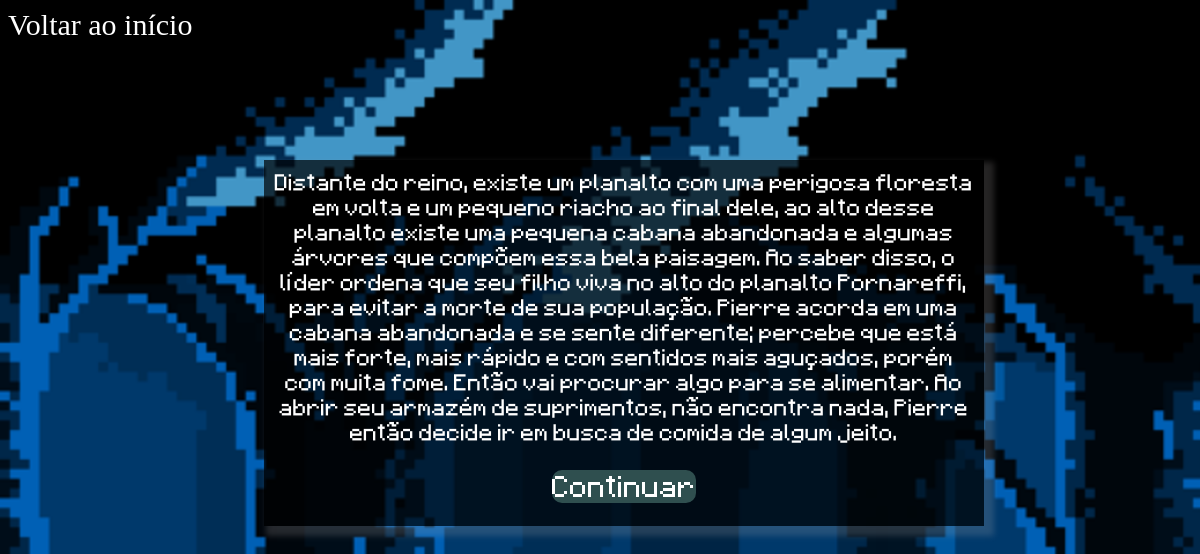
Screenshot of /prog/jogo.php?id=2 with the database file from the repository.
### tables this page shows
CREATE TABLE IF NOT EXISTS `historia` (
  `id_historia` int NOT NULL AUTO_INCREMENT,
  `texto` text NOT NULL,
  `fim` int NOT NULL,
  PRIMARY KEY (`id_historia`)
);

CREATE TABLE IF NOT EXISTS `escolha` (
  `id_escolha` int NOT NULL AUTO_INCREMENT,
  `opcao` varchar(255) NOT NULL,
  `id_destino` int NOT NULL,
  `id_historia` int NOT NULL,
  PRIMARY KEY (`id_escolha`),
  KEY `fk_historia` (`id_historia`),
  KEY `fk_destino` (`id_destino`)
);

### prog/jogo.php (the view, shortened to what this page needs)
<!DOCTYPE html>
<html lang="en">
<head>
  <link rel="stylesheet" href="style2.css">
</head>
<?php
include("conecta.php");
$id = $_GET['id'];
$sql = "SELECT * FROM historia WHERE id_historia = $id";
$resultado = mysqli_query($connect, $sql);
$historia = mysqli_fetch_assoc($resultado);
?>
<body>
  <div id="hist">
    <div class="typewriter">
      <?php echo $historia['texto'] ?>
      <br> <br>
      <div id="opc">
        <?php
        $rsq = "SELECT * FROM escolha WHERE id_historia = $id";
        $result = mysqli_query($connect, $rsq);
        while ($escolha = mysqli_fetch_assoc($result)) {
          echo '<div class="botao"> <a href="jogo.php?id=' . $escolha['id_destino'] . '" id="but">' . $escolha['opcao'] . '</a></div><br><br> ';
        }
        ?>
      </div>
    </div>
  </div>
  <?php
  if ($historia['fim'] != 1) {
    echo '<a id="vi" href="index.php">Voltar ao início</a>';
  }
  ?>
</body>
</html>

### prog/style2.css (style rules this page uses)
body { height: 100%; background-image: url(fundop.png); background-repeat: no-repeat; background-size: 2050px; }
#hist { position: absolute; left: 22%; top: 20%; width: 60%; }
#opc { font-family: 'arial'; text-align: center; text-decoration: none; font-size: 1px; }
a:link { text-decoration: none; }
#but { border-radius: 10px; font-size: 24px; color: white; background-color: darkslategrey; }
.typewriter { font-family: 'arial'; background-color: rgba(0, 0, 0, 0.692); color: white; text-align: center; font-size: 18.5px; top: 200%; left: 10%; padding: 10px; box-shadow: 6px 6px 6px 4px rgba(184, 182, 182, 0.2); }
#vi { color: rgb(255, 255, 255); position: absolute; font-size: 30px; }

### rows the page displays
historia: texto "Distante do reino, existe um planalto com uma perigosa floresta em volta e um pequeno riacho ao final dele, ao alto desse planalto existe uma pequena cabana abandonada e algumas árvores que compõem essa bela paisagem. Ao saber disso, o líder ordena que seu filho viva no alto do planalto Pornareffi, para evitar a morte de sua população. Pierre acorda em uma cabana abandonada e se sente diferente; percebe que está mais forte, mais rápido e com sentidos mais aguçados, porém com muita fome. Então vai procurar algo para se alimentar. Ao abrir seu armazém de suprimentos, não encontra nada, Pierre então decide ir em busca de comida de algum jeito."
escolha: opcao "Continuar"
